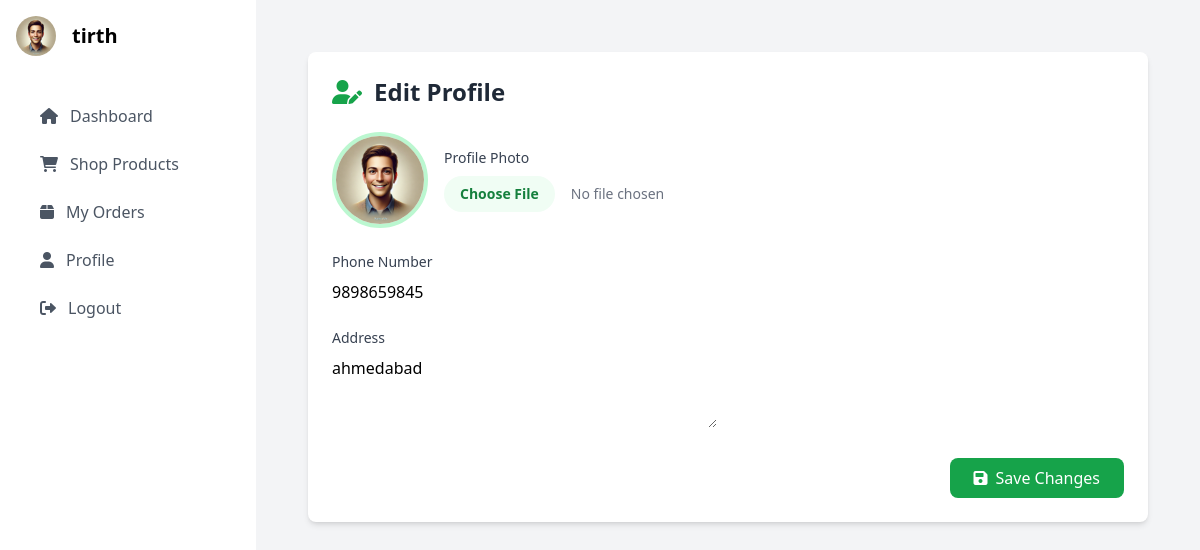
Screenshot of /customer/profile/edit/ (signed in) with the database file from the repository.
### api/models.py (models this page shows, shortened)
class User(AbstractBaseUser, PermissionsMixin):
    ROLE_CHOICES = [
        ('Farmer', 'Farmer'),
        ('Customer', 'Customer'),
        ('Admin', 'Admin'),
        ('Verifier', 'Verifier'),
    ]
    user_id = models.AutoField(primary_key=True)
    full_name = models.CharField(max_length=100)
    email = models.EmailField(unique=True)
    phone_number = models.CharField(max_length=15)
    role = models.CharField(max_length=10, choices=ROLE_CHOICES, default='Customer')
    is_active = models.BooleanField(default=True)
    is_staff = models.BooleanField(default=False)
    objects = UserManager()
    USERNAME_FIELD = 'email'
    REQUIRED_FIELDS = ['full_name', 'phone_number']

class CustomerProfile(models.Model):
    user = models.OneToOneField(User, on_delete=models.CASCADE, related_name='customer_profile')
    photo = models.ImageField(upload_to='profile_photos/', null=True, blank=True)
    phone_number = models.CharField(max_length=15, blank=True)
    address = models.TextField(blank=True)
    created_at = models.DateTimeField(auto_now_add=True)
    updated_at = models.DateTimeField(auto_now=True)
    class Meta:
        verbose_name = 'Customer Profile'
        verbose_name_plural = 'Customer Profiles'

### api/views.py (the view)
# urls.py: path('customer/profile/edit/', views.edit_customer_profile, name='edit_customer_profile'),
@login_required
def edit_customer_profile(request):
    if request.user.role != 'Customer':
        messages.error(request, 'Only customers can edit their profile.')
        return redirect('home')
    try:
        customer_profile = CustomerProfile.objects.get(user=request.user)
    except CustomerProfile.DoesNotExist:
        customer_profile = None
    if request.method == 'POST':
        form = CustomerProfileForm(request.POST, request.FILES, instance=customer_profile)
        if form.is_valid():
            profile = form.save(commit=False)
            profile.user = request.user
            profile.save()
            messages.success(request, 'Profile updated successfully!')
            return redirect('customer_dashboard')
        else:
            messages.error(request, 'Please correct the errors below.')
    else:
        form = CustomerProfileForm(instance=customer_profile)
    context = {
        'form': form,
        'customer_profile': customer_profile,
    }
    return render(request, 'customer/edit_profile.html', context)

### api/forms.py
class CustomerProfileForm(forms.ModelForm):
    class Meta:
        model = CustomerProfile
        fields = ['photo', 'phone_number', 'address']
        widgets = {
            'phone_number': forms.TextInput(attrs={'class': 'form-control'}),
            'address': forms.Textarea(attrs={'class': 'form-control', 'rows': 3}),
        }

### templates/customer/edit_profile.html (shortened to what this page needs)
{% extends 'customer/customer_base.html' %}
{% block content %}
<div class="flex flex-col p-5">
    <div class="bg-white rounded-lg shadow-md p-6">
        <div class="flex items-center mb-6">
            <i class="fas fa-user-edit text-green-600 text-2xl mr-3"></i>
            <h2 class="text-2xl font-semibold text-gray-800">Edit Profile</h2>
        </div>
        <form method="post" enctype="multipart/form-data" class="space-y-6">
            <div class="flex items-center space-x-4">
                <div class="flex-shrink-0">
                    {% if customer_profile.photo %}
                        <img src="{{ customer_profile.photo.url }}" alt="Current Profile Photo" class="w-24 h-24 rounded-full border-4 border-green-200">
                    {% else %}
                        <img src="/media/profile_photos/default.jpg" alt="Default Profile" class="w-24 h-24 rounded-full border-4 border-green-200">
                    {% endif %}
                </div>
                <div class="flex-1">
                    <label class="block text-sm font-medium text-gray-700 mb-2">Profile Photo</label>
                    <input type="file" name="photo" accept="image/*" class="block w-full text-sm text-gray-500 file:mr-4 file:py-2 file:px-4 file:rounded-full file:border-0 file:text-sm file:font-semibold file:bg-green-50 file:text-green-700 hover:file:bg-green-100">
                </div>
            </div>
            <div>
                <label class="block text-sm font-medium text-gray-700 mb-2">Phone Number</label>
                {{ form.phone_number }}
            </div>
            <div>
                <label class="block text-sm font-medium text-gray-700 mb-2">Address</label>
                {{ form.address }}
            </div>
            <div class="flex justify-end">
                <button type="submit" class="bg-green-600 text-white px-6 py-2 rounded-lg hover:bg-green-700 transition-colors">
                    <i class="fas fa-save mr-2"></i>Save Changes
                </button>
            </div>
        </form>
    </div>
</div>
{% endblock %}

### templates/customer/customer_base.html (shortened to what this page needs)
<!DOCTYPE html>
<html lang="en">
<head>
    <script src="https://cdn.tailwindcss.com"></script>
    <link rel="stylesheet" href="https://cdnjs.cloudflare.com/ajax/libs/font-awesome/6.0.0/css/all.min.css">
</head>
<body class="bg-gray-100">
    <div class="flex min-h-screen">
        <div class="w-64 bg-white p-4">
            <div class="flex items-center mb-6">
                {% if user.customer_profile.photo %}
                    <img src="{{ user.customer_profile.photo.url }}" alt="User Avatar" class="w-10 h-10 rounded-full object-cover">
                {% else %}
                    <img src="/media/profile_photos/default.jpg" alt="Default Avatar" class="w-10 h-10 rounded-full object-cover">
                {% endif %}
                <span class="text-xl font-semibold ml-4">{{ user.full_name }}</span>
            </div>
            <nav class="flex-1 p-4">
                <ul class="space-y-2">
                    <li>
                        <a href="{% url 'customer_dashboard' %}"
                           class="flex items-center p-2 rounded-lg {% if request.resolver_match.url_name == 'customer_dashboard' %}bg-green-50 text-green-600{% else %}text-gray-600 hover:bg-gray-50{% endif %}">
                            <i class="fas fa-home mr-3"></i>
                            <span>Dashboard</span>
                        </a>
                    </li>
                    <li>
                        <a href="{% url 'shop_products' %}"
                           class="flex items-center p-2 rounded-lg {% if request.resolver_match.url_name == 'shop_products' %}bg-green-50 text-green-600{% else %}text-gray-600 hover:bg-gray-50{% endif %}">
                            <i class="fas fa-shopping-cart mr-3"></i>
                            <span>Shop Products</span>
                        </a>
                    </li>
                    <li>
                        <a href="{% url 'customer_orders' %}"
                           class="flex items-center p-2 rounded-lg {% if request.resolver_match.url_name == 'customer_orders' %}bg-green-50 text-green-600{% else %}text-gray-600 hover:bg-gray-50{% endif %}">
                            <i class="fas fa-box mr-3"></i>
                            <span>My Orders</span>
                        </a>
                    </li>
                    <li>
                        <a href="{% url 'customer_profile' %}"
                           class="flex items-center p-2 rounded-lg {% if request.resolver_match.url_name == 'customer_profile' %}bg-green-50 text-green-600{% else %}text-gray-600 hover:bg-gray-50{% endif %}">
                            <i class="fas fa-user mr-3"></i>
                            <span>Profile</span>
                        </a>
                    </li>
                    <li>
                        <a href="{% url 'logout' %}"
                           class="flex items-center p-2 text-gray-600 hover:bg-gray-50 rounded-lg">
                            <i class="fas fa-sign-out-alt mr-3"></i>
                            <span>Logout</span>
                        </a>
                    </li>
                </ul>
            </nav>
        </div>
        <div class="flex-1">
            <div class="p-8">
                {% block content %}
                {% endblock %}
            </div>
        </div>
    </div>
</body>
</html>

### rows the page displays
User: customer_profile.photo (picture), full_name "tirth"
CustomerProfile: photo (picture), phone_number "9898659845", address "ahmedabad"
